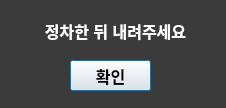
<?xml version="1.0" encoding="UTF-8"?>
<ui version="4.0">
 <class>Dialog</class>
 <widget class="QDialog" name="Dialog">
  <property name="geometry">
   <rect>
    <x>0</x>
    <y>0</y>
    <width>226</width>
    <height>108</height>
   </rect>
  </property>
  <property name="windowTitle">
   <string>Dialog</string>
  </property>
  <widget class="QLabel" name="car_bg">
   <property name="geometry">
    <rect>
     <x>0</x>
     <y>0</y>
     <width>311</width>
     <height>141</height>
    </rect>
   </property>
   <property name="styleSheet">
    <string notr="true">background-color: rgb(59, 59, 59);</string>
   </property>
   <property name="text">
    <string/>
   </property>
   <property name="alignment">
    <set>Qt::AlignCenter</set>
   </property>
  </widget>
  <widget class="QLabel" name="label">
   <property name="geometry">
    <rect>
     <x>20</x>
     <y>16</y>
     <width>191</width>
     <height>30</height>
    </rect>
   </property>
   <property name="styleSheet">
    <string notr="true">font: bold 16px;
color: white;</string>
   </property>
   <property name="text">
    <string>정차한 뒤 내려주세요</string>
   </property>
   <property name="alignment">
    <set>Qt::AlignCenter</set>
   </property>
  </widget>
  <widget class="QPushButton" name="alert_ok">
   <property name="geometry">
    <rect>
     <x>70</x>
     <y>60</y>
     <width>81</width>
     <height>31</height>
    </rect>
   </property>
   <property name="styleSheet">
    <string notr="true">font: bold 16px;
color: black;</string>
   </property>
   <property name="text">
    <string>확인</string>
   </property>
  </widget>
 </widget>
 <resources/>
 <connections/>
</ui>
